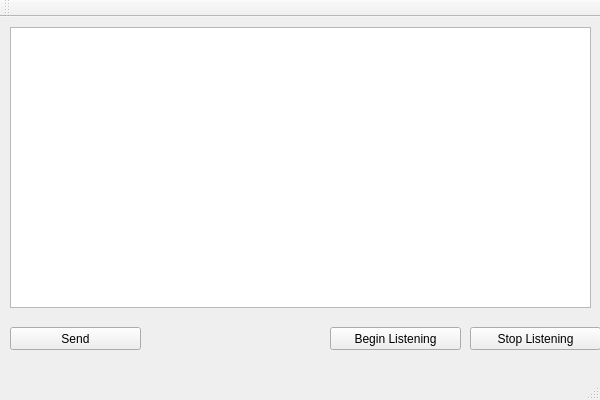
<?xml version="1.0" encoding="UTF-8"?>
<ui version="4.0">
 <class>QtGuiApplication1Class</class>
 <widget class="QMainWindow" name="QtGuiApplication1Class">
  <property name="geometry">
   <rect>
    <x>0</x>
    <y>0</y>
    <width>600</width>
    <height>400</height>
   </rect>
  </property>
  <property name="windowTitle">
   <string>QtGuiApplication1</string>
  </property>
  <widget class="QWidget" name="centralWidget">
   <widget class="QPushButton" name="pushButton">
    <property name="geometry">
     <rect>
      <x>330</x>
      <y>310</y>
      <width>131</width>
      <height>23</height>
     </rect>
    </property>
    <property name="text">
     <string>Begin Listening</string>
    </property>
   </widget>
   <widget class="QTextEdit" name="textEdit">
    <property name="geometry">
     <rect>
      <x>10</x>
      <y>10</y>
      <width>581</width>
      <height>281</height>
     </rect>
    </property>
   </widget>
   <widget class="QPushButton" name="pushButton_2">
    <property name="geometry">
     <rect>
      <x>470</x>
      <y>310</y>
      <width>131</width>
      <height>23</height>
     </rect>
    </property>
    <property name="text">
     <string>Stop Listening</string>
    </property>
   </widget>
   <widget class="QPushButton" name="pushButton_3">
    <property name="geometry">
     <rect>
      <x>10</x>
      <y>310</y>
      <width>131</width>
      <height>23</height>
     </rect>
    </property>
    <property name="text">
     <string>Send</string>
    </property>
   </widget>
  </widget>
  <widget class="QMenuBar" name="menuBar">
   <property name="geometry">
    <rect>
     <x>0</x>
     <y>0</y>
     <width>600</width>
     <height>23</height>
    </rect>
   </property>
  </widget>
  <widget class="QToolBar" name="mainToolBar">
   <attribute name="toolBarArea">
    <enum>TopToolBarArea</enum>
   </attribute>
   <attribute name="toolBarBreak">
    <bool>false</bool>
   </attribute>
  </widget>
  <widget class="QStatusBar" name="statusBar"/>
 </widget>
 <layoutdefault spacing="6" margin="11"/>
 <resources>
  <include location="QtGuiApplication1.qrc"/>
 </resources>
 <connections/>
</ui>
